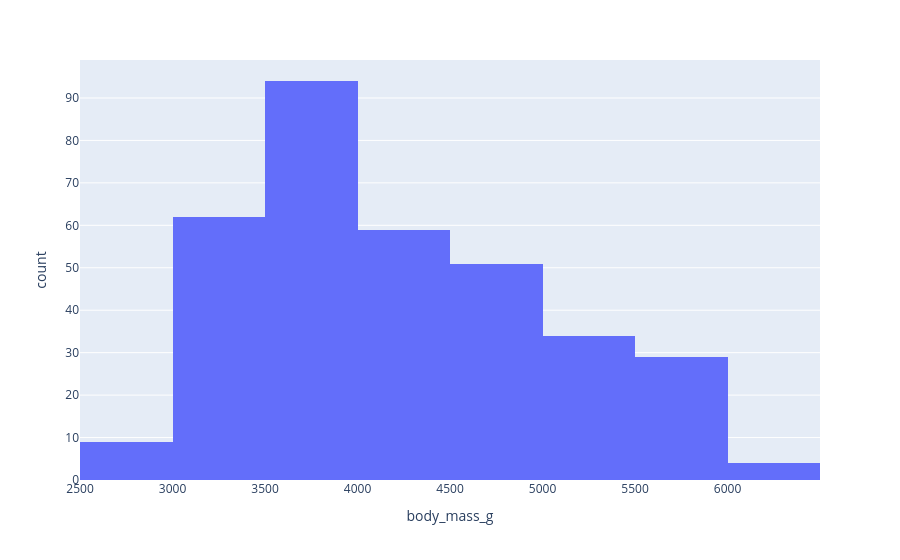

This figure's notebook cell:
### Code cell
fig = px.histogram(penguins, x="body_mass_g", nbins = 10)
fig.show()

### Figure 1 — Plotly figure (JSON) as saved in the notebook; plotly's stock layout.template omitted (floating-point values rounded to 4 significant figures; data arrays with more than 128 entries replaced by an {"elided": "..."} marker saying what was removed)
{"data": [{"alignmentgroup": "True", "bingroup": "x", "hovertemplate": "body_mass_g=%{x}<br>count=%{y}<extra></extra>", "legendgroup": "", "marker": {"color": "#636efa", "pattern": {"shape": ""}}, "name": "", "nbinsx": 10, "offsetgroup": "", "orientation": "v", "showlegend": false, "type": "histogram", "x": {"elided": "344 int values"}, "xaxis": "x", "yaxis": "y"}], "layout": {"barmode": "relative", "legend": {"tracegroupgap": 0}, "margin": {"t": 60}, "xaxis": {"anchor": "y", "domain": [0, 1], "title": {"text": "body_mass_g"}}, "yaxis": {"anchor": "x", "domain": [0, 1], "title": {"text": "count"}}}}
